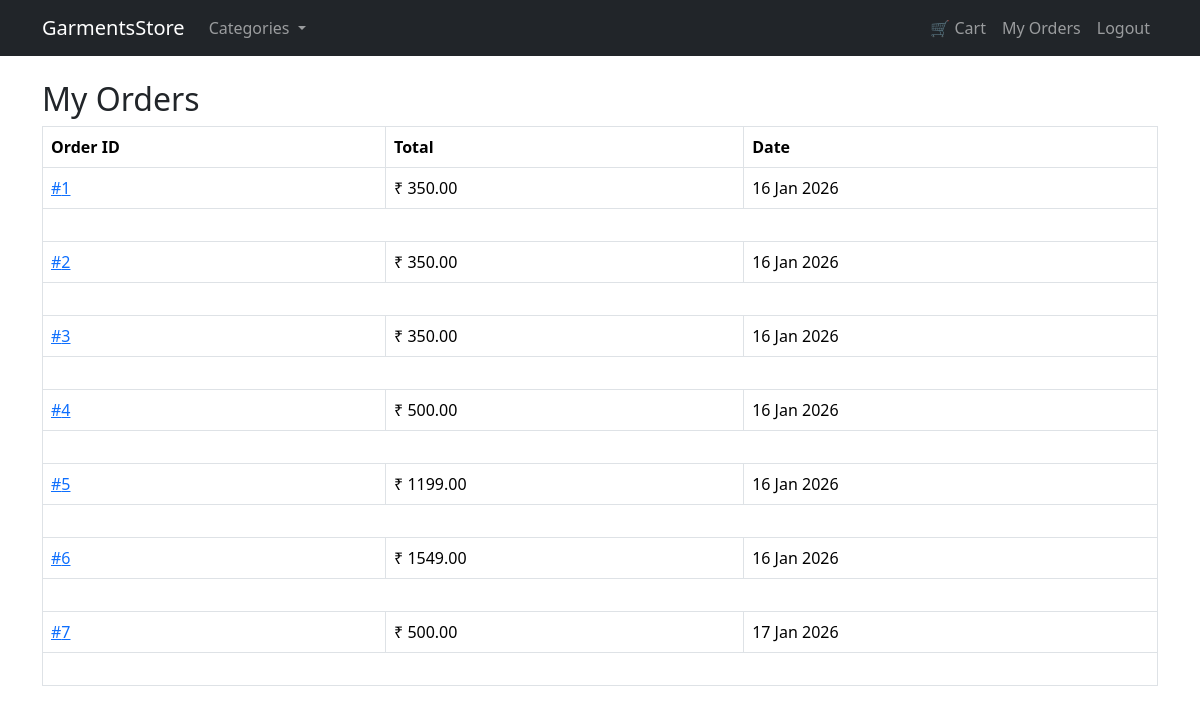
The page /my-orders/ (signed in) on the database as committed earlier.
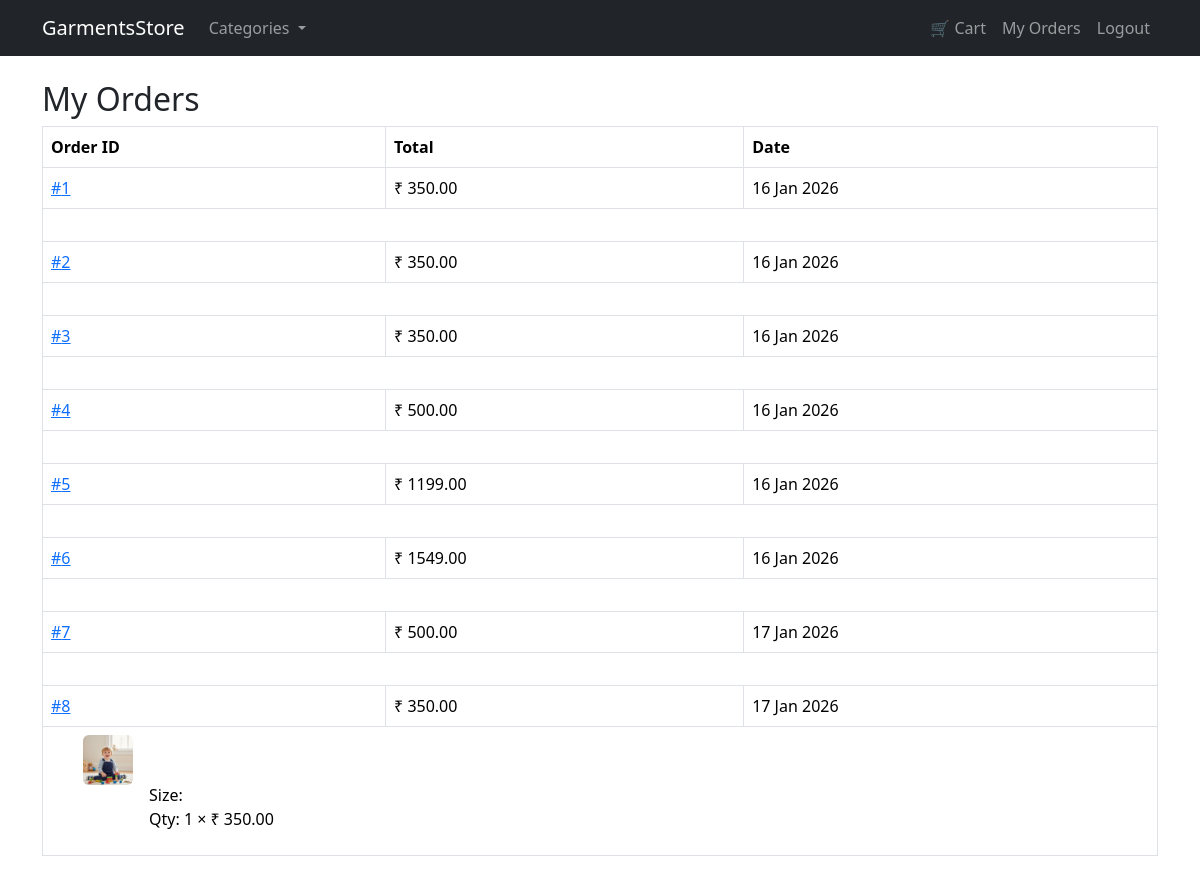
The same page on the database as committed later.
### orders/models.py (models this page shows, shortened)
class Order(models.Model):
    STATUS_CHOICES = [
        ('pending', 'Pending'),
        ('shipped', 'Shipped'),
        ('delivered', 'Delivered'),
    ]
    user = models.ForeignKey(
        User,
        on_delete=models.CASCADE,
        null=True,
        blank=True
    )
    full_name = models.CharField(max_length=100)
    address = models.TextField()
    city = models.CharField(max_length=50)
    phone = models.CharField(max_length=15)
    total_amount = models.DecimalField(max_digits=10, decimal_places=2)
    status = models.CharField(
        max_length=20,
        choices=STATUS_CHOICES,
        default='pending'
    )
    created_at = models.DateTimeField(auto_now_add=True)

class OrderItem(models.Model):
    order = models.ForeignKey(
        Order,
        on_delete=models.CASCADE,
        related_name='items'
    )
    product = models.ForeignKey(
        Product,
        on_delete=models.SET_NULL,
        null=True
    )
    product_name = models.CharField(max_length=200)
    product_description = models.TextField()
    size = models.CharField(max_length=20)
    price = models.DecimalField(max_digits=10, decimal_places=2)
    quantity = models.PositiveIntegerField()

### products/models.py (models this page shows, shortened)
class Product(models.Model):
    category = models.ForeignKey(Category, on_delete=models.CASCADE)
    brand = models.ForeignKey(
        Brand,
        on_delete=models.SET_NULL,
        null=True,
        blank=True
    )
    name = models.CharField(max_length=200)
    description = models.TextField(blank=True)
    price = models.DecimalField(max_digits=10, decimal_places=2)
    image = models.ImageField(upload_to='products/')
    stock = models.PositiveIntegerField()
    sizes = models.ManyToManyField(Size, blank=True)
    is_available = models.BooleanField(default=True)

### orders/views.py (the view)
# urls.py: path('my-orders/', views.my_orders, name='my_orders'),
@login_required
def my_orders(request):
    orders = Order.objects.filter(user=request.user)
    return render(request, 'orders/my_orders.html', {
        'orders': orders
    })

### templates/orders/my_orders.html (shortened to what this page needs)
{% extends 'base.html' %}
{% block content %}
<h2>My Orders</h2>
<table class="table table-bordered">
    <tr>
        <th>Order ID</th>
        <th>Total</th>
        <th>Date</th>
    </tr>
    {% for order in orders %}
    <tr>
        <td>
            <a href="{% url 'orders:order_detail' order.id %}">
                #{{ order.id }}
            </a>
        </td>
        <td>₹ {{ order.total_amount }}</td>
        <td>{{ order.created_at|date:"d M Y" }}</td>
    </tr>
    <tr>
        <td colspan="3">
            <ul>
                {% for item in order.items.all %}
                <li class="d-flex align-items-start mb-3">
                    {% if item.product and item.product.image %}
                    <img src="{{ item.product.image.url }}" width="50" height="50" class="me-3 rounded"
                        style="object-fit: cover;">
                    {% endif %}
                    <div>
                        <strong>{{ item.product_name }}</strong><br>
                        <br>
                        Size: <strong>{{ item.size }}</strong><br>
                        Qty: {{ item.quantity }} × ₹ {{ item.price }}
                    </div>
                </li>
                {% endfor %}
            </ul>
        </td>
    </tr>
    {% empty %}
    <tr>
        <td colspan="3">No orders found.</td>
    </tr>
    {% endfor %}
</table>
{% endblock %}

Rows that differ between the two databases and show on the page:
added Order: id "8", total_amount "350.00", created_at "17 Jan 2026"
added OrderItem: product.image (picture), quantity "1", price "350.00"
